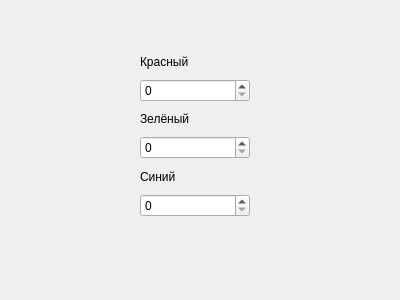
<?xml version="1.0" encoding="UTF-8"?>
<ui version="4.0">
 <class>Dialog</class>
 <widget class="QDialog" name="Dialog">
  <property name="geometry">
   <rect>
    <x>0</x>
    <y>0</y>
    <width>400</width>
    <height>300</height>
   </rect>
  </property>
  <property name="windowTitle">
   <string>Dialog</string>
  </property>
  <widget class="QWidget" name="layoutWidget">
   <property name="geometry">
    <rect>
     <x>140</x>
     <y>50</y>
     <width>110</width>
     <height>167</height>
    </rect>
   </property>
   <layout class="QGridLayout" name="gridLayout">
    <item row="3" column="0">
     <widget class="QSpinBox" name="spinBox_2"/>
    </item>
    <item row="2" column="0">
     <widget class="QLabel" name="label">
      <property name="text">
       <string>Зелёный</string>
      </property>
     </widget>
    </item>
    <item row="1" column="0">
     <widget class="QSpinBox" name="spinBox"/>
    </item>
    <item row="5" column="0">
     <widget class="QSpinBox" name="spinBox_3"/>
    </item>
    <item row="0" column="0">
     <widget class="QLabel" name="label_2">
      <property name="text">
       <string>Красный</string>
      </property>
     </widget>
    </item>
    <item row="4" column="0">
     <widget class="QLabel" name="label_3">
      <property name="text">
       <string>Синий</string>
      </property>
     </widget>
    </item>
   </layout>
  </widget>
 </widget>
 <tabstops>
  <tabstop>spinBox</tabstop>
  <tabstop>spinBox_2</tabstop>
  <tabstop>spinBox_3</tabstop>
 </tabstops>
 <resources/>
 <connections/>
</ui>
